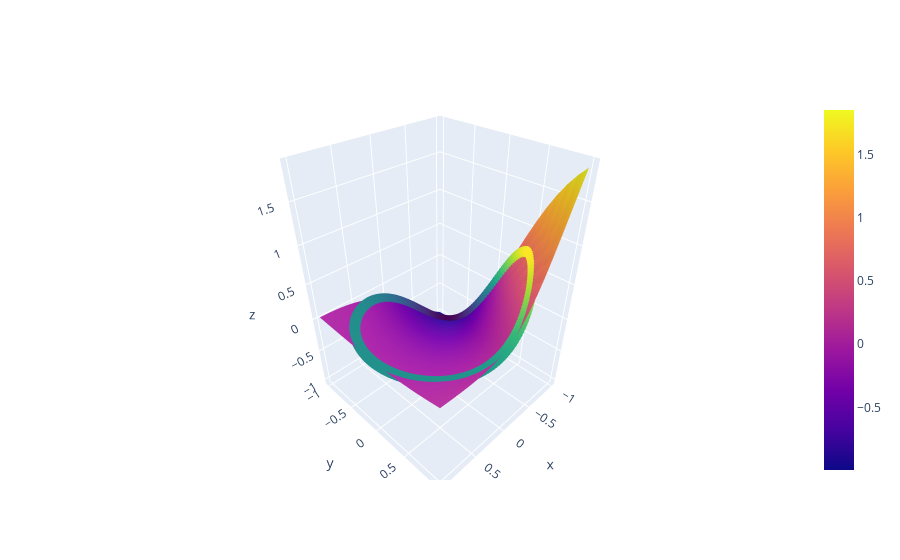

Notebook code for this chart:
### Code cell
fig = go.Figure(data=[go.Scatter3d(x=data['x'], y=data['y'], z=bc_values[:,0],
                                   marker=dict(size=4,color=data['bc_recovery'],colorscale='Viridis'),
                                   line=dict(color=data['bc_recovery'],width=2)),
                      go.Surface(z=real_pred, x=x, y=y)])
fig.show()

### Figure 1 — Plotly figure (JSON) as saved in the notebook; plotly's stock layout.template omitted (floating-point values rounded to 4 significant figures; data arrays with more than 128 entries replaced by an {"elided": "..."} marker saying what was removed)
{"data": [{"line": {"color": {"elided": "200 float values"}, "width": 2}, "marker": {"color": {"elided": "200 float values"}, "colorscale": [[0, "#440154"], [0.1111, "#482878"], [0.2222, "#3e4989"], [0.3333, "#31688e"], [0.4444, "#26828e"], [0.5556, "#1f9e89"], [0.6667, "#35b779"], [0.7778, "#6ece58"], [0.8889, "#b5de2b"], [1, "#fde725"]], "size": 4}, "type": "scatter3d", "x": {"elided": "200 float values"}, "y": {"elided": "200 float values"}, "z": {"elided": "200 float values"}}, {"type": "surface", "x": [-1, -0.9, -0.8, -0.7, -0.6, -0.5, -0.4, -0.3, -0.2, -0.1, 0, 0.1, 0.2, 0.3, 0.4, 0.5, 0.6, 0.7, 0.8, 0.9, 1], "y": [-1, -0.9, -0.8, -0.7, -0.6, -0.5, -0.4, -0.3, -0.2, -0.1, 0, 0.1, 0.2, 0.3, 0.4, 0.5, 0.6, 0.7, 0.8, 0.9, 1], "z": {"elided": "21x21 float values"}}], "layout": {}}
